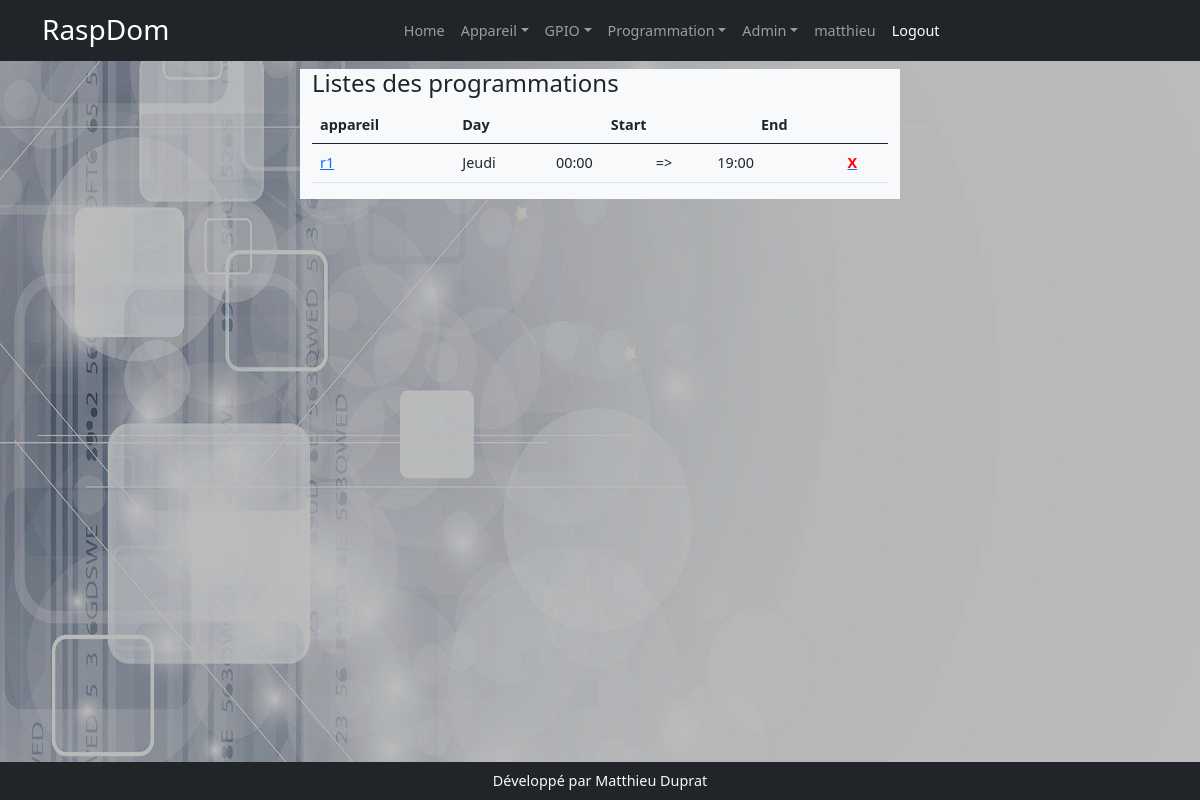
The app's page /programmations (signed in) with its own data.
### models.py (models this page shows, shortened)
class User(UserMixin, db.Model):
    id = db.Column(db.Integer(), primary_key=True)
    username = db.Column(db.String(200))
    first_name = db.Column(db.String(200))
    last_name = db.Column(db.String(200))
    email = db.Column(db.String(200))
    password = db.Column(db.String(200))

class Programmation(db.Model):
    id = db.Column(db.Integer, primary_key=True)
    start = db.Column(db.Integer)
    start_min = db.Column(db.Integer)
    end = db.Column(db.Integer)
    end_min = db.Column(db.Integer)
    day = db.Column(db.Integer)
    appareil = db.Column(db.Integer, db.ForeignKey('appareil.id'), nullable=True)

class Appareil(db.Model):
    id = db.Column(db.Integer, primary_key=True)
    nom = db.Column(db.String(200))
    description = db.Column(db.String(200))
    categorieappareil = db.Column(db.String(200), nullable=True)
    sortie = db.Column(db.String(200), nullable=True)
    image = db.Column(db.String(200), nullable=True)
    gpios = db.relationship('Gpio', backref='appareil', lazy=True)
    order_gpio = db.Column(db.String(200))
    nbre_gpio = db.Column(db.Integer)
    programmations = db.relationship('Programmation', backref='appareil_programmation', lazy=True)
    mode_de_marche = db.relationship('ModeDeMarche',  uselist=False,  backref='appareil_mode_de_marche', lazy=True)
    auto = db.relationship('Auto', uselist=False, backref='appareil_auto', lazy=True)
    sonde_id = db.Column(db.Integer, db.ForeignKey('sonde.id'))
    sonde = db.relationship('Sonde', uselist=False, backref='appareil_sonde', lazy=True)
    manuel = db.relationship('Manuel', uselist=False, backref='appareil_ordre', lazy=True)
    label = db.Column(db.String(250))
    sonde_actived = db.Column(db.Boolean,default=False, nullable=False)
    mf = db.relationship('Mf',  cascade="delete",uselist=False, backref='app_mf', lazy=True)

### app.py (the view)
@app.route('/programmations')
def liste_programmations():
    programmations = Programmation.query.order_by('appareil', 'day').all()
    return render_template('programmation/programmations.html', programmations=programmations)

### app.py (called while the page is built)
@login_manager.user_loader
def user_load(user_id):
    return User.query.get(user_id)

### templates/programmation/programmations.html
{% extends 'base.html' %}
{% set days = ['Lundi','Mardi','Mercredi','Jeudi','Vendredi','Samedi','Dimanche'] %}
{% block content %}
<div class="row">
    <div class="col-md-6 mx-auto  bg-light">
        <h4>Listes des programmations</h4>
        <table class="table">
            <thead>
                <tr>
                    <th>appareil</th>
                    <th>Day</th>
                    <th colspan="2" class="text-center">Start</th>
                    <th colspan="2" class="text-center">End</th>
                    <th></th>
                </tr>
            </thead>
            <tbody>{% for programmation in programmations %}
                <tr>
                    <td><a href="{{url_for('edit_programmation', programmation_id=programmation.id)}}">{{programmation.appareil_programmation.nom}}</a></td>
                    <td>{{ days[programmation.day-1]}}</td>
                    <td>{{'%02d' % programmation.start}}:{{'%02d' % programmation.start_min}}</td>
                    <td> =></td>
                    <td>{{'%02d' % programmation.end}}:{{'%02d' % programmation.end_min}}</td>
                    <td></td>
                    <td><a href="{{url_for('delete_programmation', programmation_id=programmation.id)}}"><b style="color:red">X</b></a></td>
                </tr>{% endfor %}
            </tbody>
        </table>
    </div>
</div>
{% endblock %}

### templates/base.html (shortened to what this page needs)
<!DOCTYPE html>
<html lang="fr">
    <head>
        <link href="{{ url_for('static', filename='css/styles.css') }}" rel="stylesheet" />
    </head>
    <body>
    <img id="img-bck" src="{{ url_for('static', filename='assets/domo.jpg') }}">
        <nav class="navbar navbar-expand-lg navbar-dark bg-dark">
            <div class="container">
                <a class="navbar-brand" href="{{url_for('index')}}">
          <span class="h3">RaspDom</span></a>
                <div class="collapse navbar-collapse" id="navbarSupportedContent" style="flex-grow:0">
                    <ul class="navbar-nav ms-auto mb-2 mb-lg-0">
                        {% if current_user.is_authenticated %}
                         <li class="nav-item" ><a class="nav-link" href="{{ url_for('index')}}">Home</a></li>
                        <li class="nav-item dropdown">
                            <a class="nav-link dropdown-toggle" id="navbarDropdown" href="#" role="button" data-bs-toggle="dropdown" aria-expanded="false">Appareil</a>
                        </li>
                        <li class="nav-item dropdown">
                            <a class="nav-link dropdown-toggle" id="navbarDropdown" href="#" role="button" data-bs-toggle="dropdown" aria-expanded="false">GPIO</a>
                        </li>
                        <li class="nav-item dropdown">
                            <a class="nav-link dropdown-toggle" id="navbarDropdown" href="#" role="button" data-bs-toggle="dropdown" aria-expanded="false">Programmation</a>
                        </li>
                        <li class="nav-item dropdown">
                            <a class="nav-link dropdown-toggle" id="" href="#" role="button" data-bs-toggle="dropdown" aria-expanded="false">Admin</a>
                        </li>
                        <li class=""><a class="nav-link" href="{{url_for('profil')}}">{{current_user.username}}</a></li>
                        <li class=""><a class="nav-link active" aria-current="page" href="{{url_for('logout')}}">Logout</a></li>
                        {% endif %}
                    </ul>
                </div>
            </div>
        </nav>
        <div class="container-fluid pt-2" style="max-height:84vh; overflow:auto">
            {% block content %}
            {% endblock %}
        </div>
        <div class="bg-dark text-light text-center py-2" style="position:absolute; width:100%; bottom:0px">
            Développé par Matthieu Duprat
        </div>
    </body>
</html>

### records on screen
User: username "matthieu"
Programmation: appareil_programmation.nom "r1", day "Jeudi", start "00", start_min "00", end "19", end_min "00"
